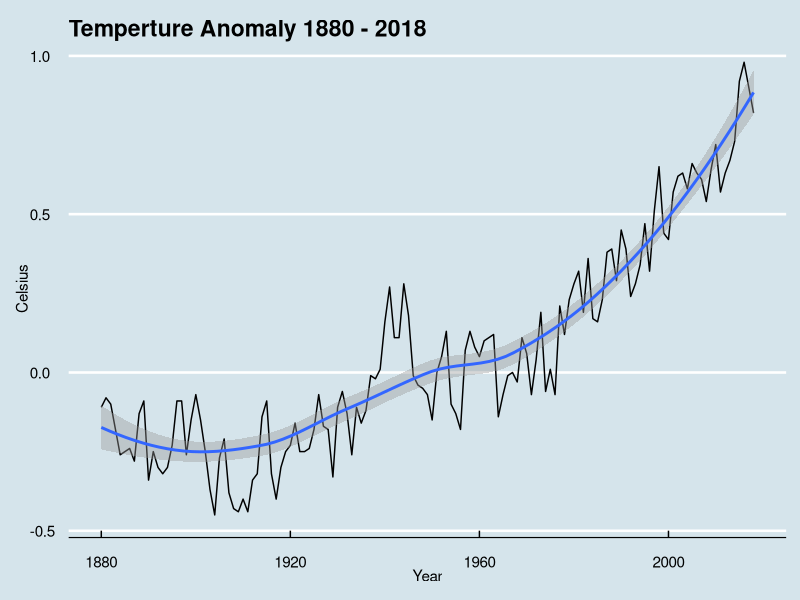
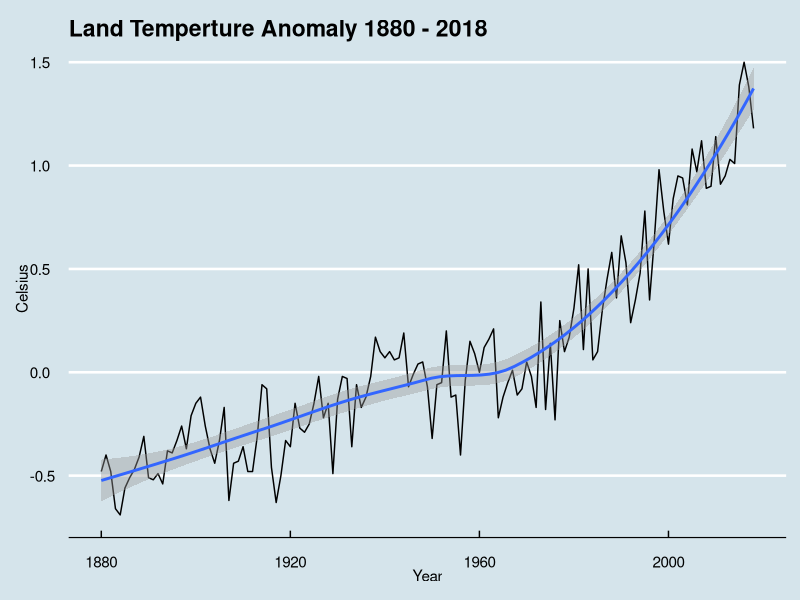
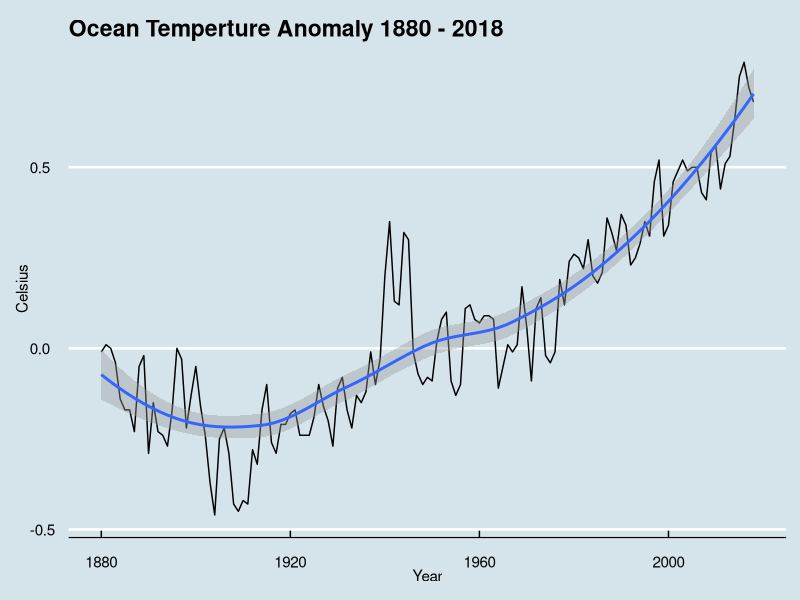
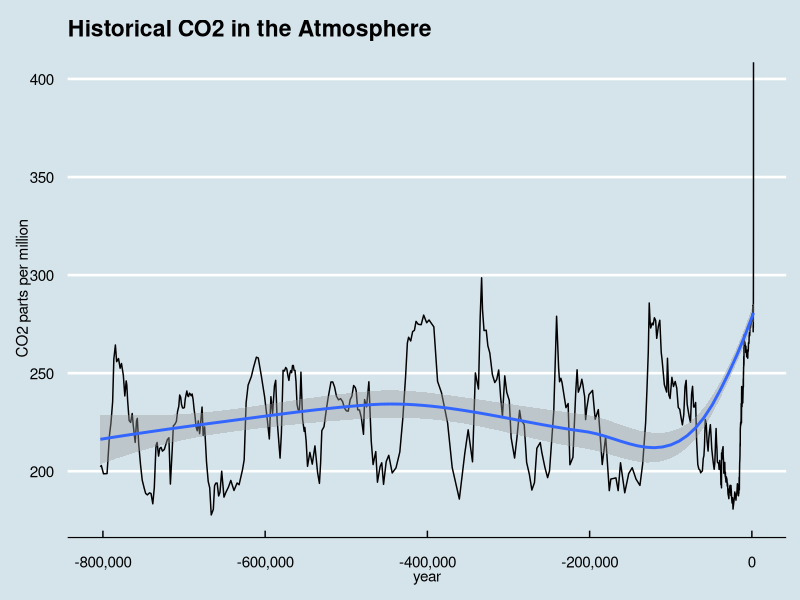
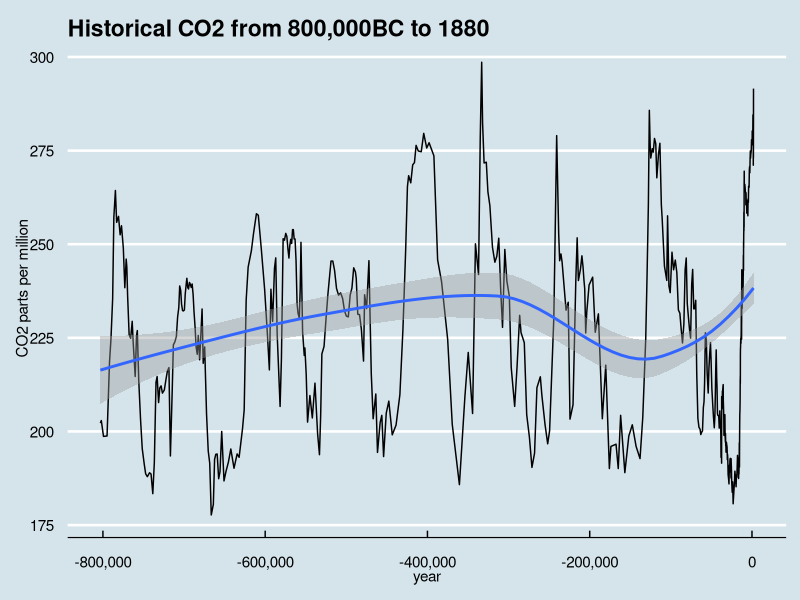
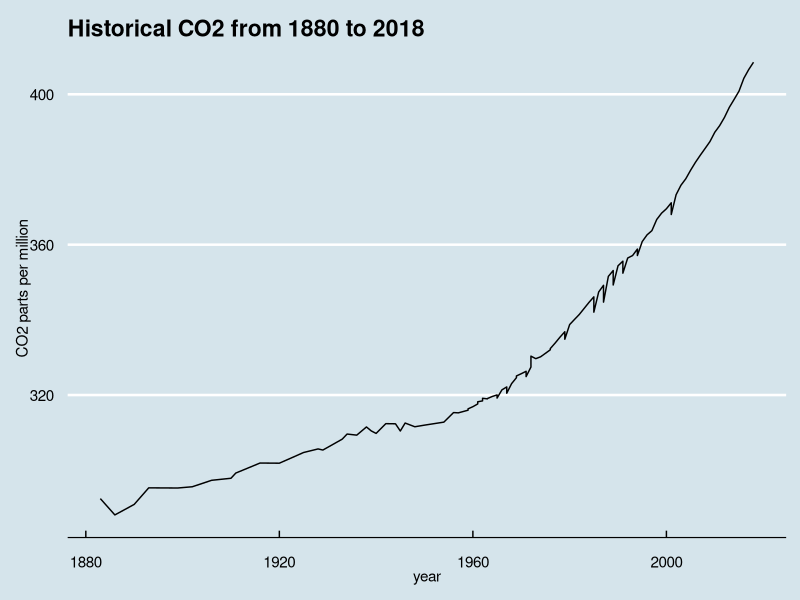
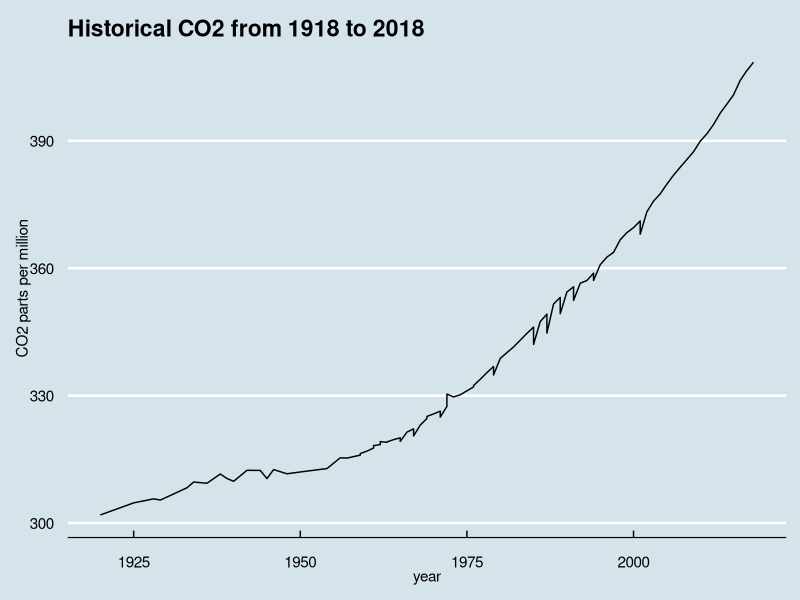
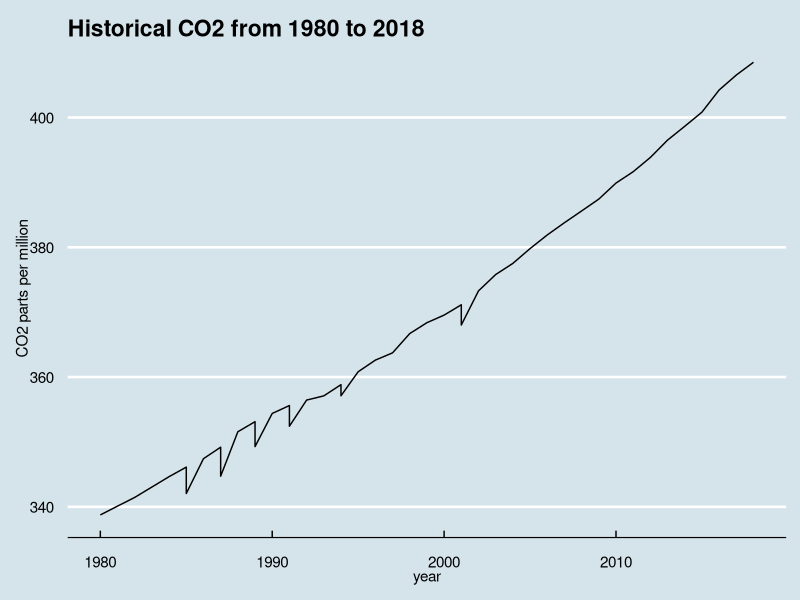

Write the R code that produced these figures, in order.
## ---- chunk 1
# downloading libraries
library(tidyverse)
library(dslabs)
library(ggplot2)
library(ggthemes)
library(scales)

#downloading the data
data("historic_co2")
data("temp_carbon")
data("greenhouse_gases")
## ---- chunk 2
#looking at the data
dim(temp_carbon)
head(temp_carbon)
tail(temp_carbon)
summary(temp_carbon)
str(temp_carbon)
## ---- chunk 3
temp_carbon %>% filter(year >= 1880) %>%
  ggplot(aes(year,temp_anomaly)) +
  geom_line() +
  geom_smooth() +
  xlab("Year") +
  ylab("Celsius") +
  ggtitle("Temperture Anomaly 1880 - 2018") +
  theme_economist()
## ---- chunk 4
temp_carbon %>% filter(year >= 1880) %>%
  ggplot(aes(year,land_anomaly)) +
  geom_line() +
  geom_smooth() +
  xlab("Year") +
  ylab("Celsius") +
  ggtitle("Land Temperture Anomaly 1880 - 2018") +
  theme_economist()
## ---- chunk 5
temp_carbon %>% filter(year >= 1880) %>%
  ggplot(aes(year,ocean_anomaly)) +
  geom_line() +
  geom_smooth() +
  xlab("Year") +
  ylab("Celsius") +
  ggtitle("Ocean Temperture Anomaly 1880 - 2018") +
  theme_economist()
## ---- chunk 6
#looking at the data
dim(historic_co2)
head(historic_co2)
tail(historic_co2)
summary(historic_co2)
str(historic_co2)
## ---- chunk 7
historic_co2 %>% ggplot(aes(year,co2)) +
  geom_line() +
  geom_smooth() +
  scale_x_continuous(labels = label_comma()) +
  ylab("CO2 parts per million") +
  ggtitle("Historical CO2 in the Atmosphere") +
  theme_economist()
## ---- chunk 8
historic_co2 %>% filter(year <= 1880) %>%
  ggplot(aes(year,co2)) +
  geom_line() +
  geom_smooth() +
  scale_x_continuous(labels = label_comma()) +
  ylab("CO2 parts per million") +
  ggtitle("Historical CO2 from 800,000BC to 1880") +
  theme_economist()
## ---- chunk 9
historic_co2 %>% filter(year >= 1880) %>%
  ggplot(aes(year,co2)) +
  geom_line() +
  ylab("CO2 parts per million") +
  ggtitle("Historical CO2 from 1880 to 2018") +
  theme_economist()
## ---- chunk 10
historic_co2 %>% filter(year >= 1918) %>%
  ggplot(aes(year,co2)) +
  geom_line() +
  ylab("CO2 parts per million") +
  ggtitle("Historical CO2 from 1918 to 2018") +
  theme_economist()
## ---- chunk 11
historic_co2 %>% filter(year >= 1980) %>%
  ggplot(aes(year,co2)) +
  geom_line() +
  ylab("CO2 parts per million") +
  ggtitle("Historical CO2 from 1980 to 2018") +
  theme_economist()
## ---- chunk 12
historic_co2 %>% filter(year >= 2000) %>%
  ggplot(aes(year,co2)) +
  geom_line() +
  ylab("CO2 parts per million") +
  ggtitle("Historical CO2 from 2000 to 2018") +
  theme_economist()
## ---- chunk 13
temp_carbon %>% ggplot(aes(year,carbon_emissions)) +
  geom_line() +
  ylab("millions of metric tons of carbon") +
  ggtitle("CO2 Emissions from 1751 to 2014") +
  theme_economist()
## ---- chunk 14
temp_carbon %>% filter(year <= 1880) %>%
  ggplot(aes(year,carbon_emissions)) +
  geom_line() +
  ylab("millions of metric tons of carbon") +
  ggtitle("CO2 Emissions from 1751 to 1880") +
  theme_economist()
## ---- chunk 15
temp_carbon %>% filter(year >= 1880) %>%
  ggplot(aes(year,carbon_emissions)) +
  geom_line() +
  ylab("millions of metric tons of carbon") +
  ggtitle("CO2 Emissions from 1880 to 2014") +
  theme_economist()
## ---- chunk 16
temp_carbon %>% filter(year >= 1914) %>%
  ggplot(aes(year,carbon_emissions)) +
  geom_line() +
  ylab("millions of metric tons of carbon") +
  ggtitle("CO2 Emissions from 1914 to 2014") +
  theme_economist()
## ---- chunk 17
temp_carbon %>% filter(year >= 1980) %>%
  ggplot(aes(year,carbon_emissions)) +
  geom_line() +
  ylab("millions of metric tons of carbon") +
  ggtitle("CO2 Emissions from 1980 to 2014") +
  theme_economist()
## ---- chunk 18
temp_carbon %>% filter(year >= 2000) %>%
  ggplot(aes(year,carbon_emissions)) +
  geom_line() +
  ylab("millions of metric tons of carbon") +
  ggtitle("CO2 Emissions from 2000 to 2014") +
  theme_economist()
## ---- chunk 19
dim(greenhouse_gases)
head(greenhouse_gases)
tail(greenhouse_gases)
summary(greenhouse_gases)
str(greenhouse_gases)
## ---- chunk 20
greenhouse_gases %>% ggplot(aes(year, concentration)) +
  geom_line(aes(colour = gas)) +
  ylab("Parts Per Million") +
  ggtitle("Greenhouse Gases in Atmosphere 20AD to 2000") +
  theme_economist()
## ---- chunk 21
greenhouse_gases %>% filter(year <= 1800) %>%
  ggplot(aes(year, concentration)) +
  geom_line(aes(colour = gas)) +
  ylab("Parts Per Million") +
  ggtitle("Greenhouse Gases in Atmosphere 20AD to 1800") +
  theme_economist()
## ---- chunk 22
greenhouse_gases %>% filter(year >= 1800) %>%
  ggplot(aes(year, concentration)) +
  geom_line(aes(colour = gas)) +
  ylab("Parts Per Million") +
  ggtitle("Greenhouse Gases in Atmosphere 1800 to 2000") +
  theme_economist()
